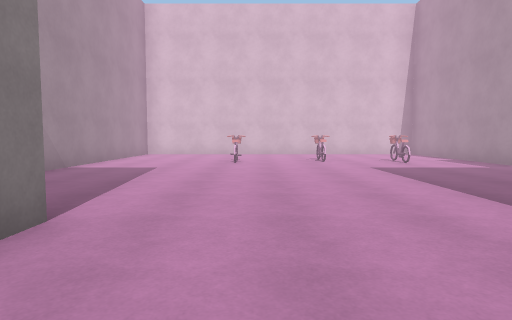
View 1 (above)

20 first-person views from a walk through a 3-D level made in the Unity game engine. The camera is 1.2 m above the floor, tilts 4° down and sees 75° across. The floor is counted in squares, 2 m on a side. Each view is taken from the middle of a square. On the plan, view 1 faces up. The plan holds only what a view shows up to about 10 squares ahead; the rest is blank. The place goes on beyond the plan. The player is left out. Some animated figures are not drawn. Some surface patterns are stand-ins.

View 2
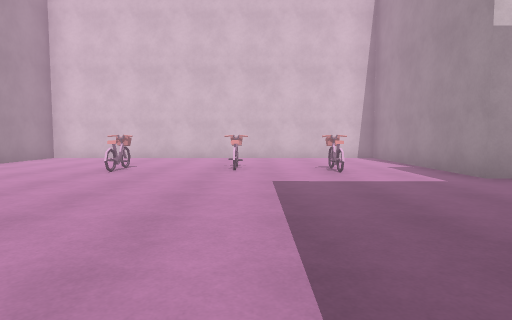

View 3
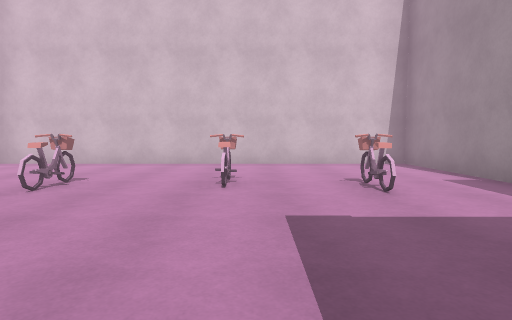

View 4
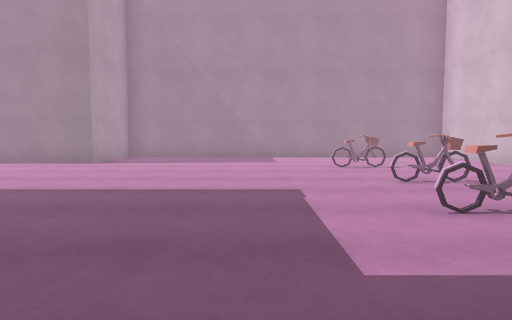

View 5
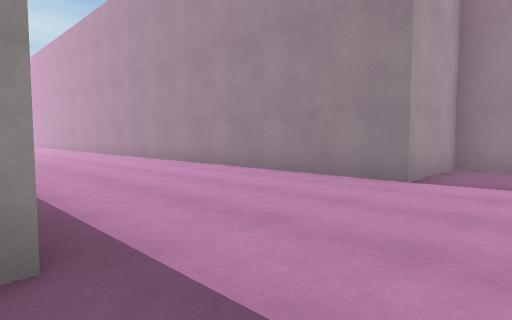

View 6
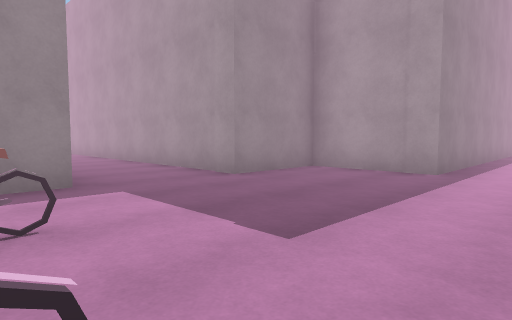

View 7
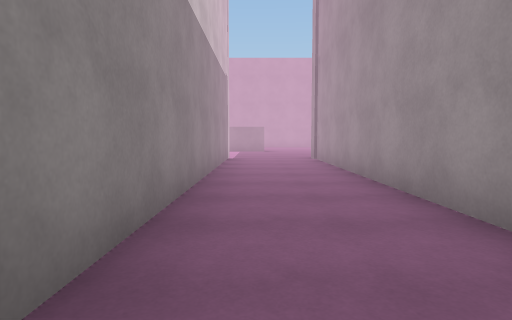

View 8
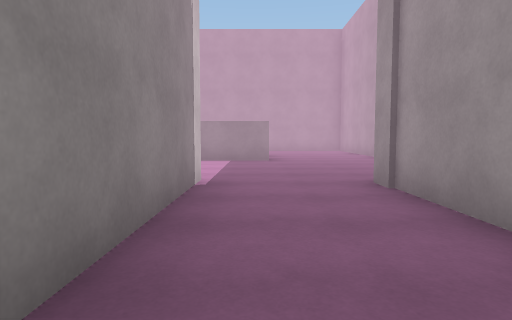

View 9
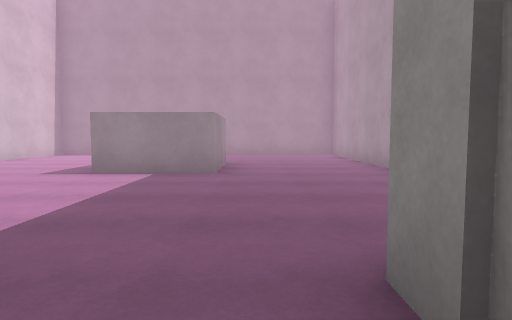

View 10
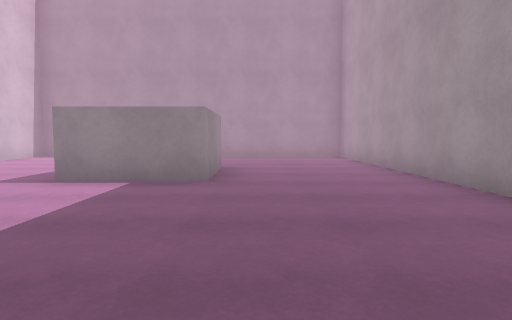

View 11
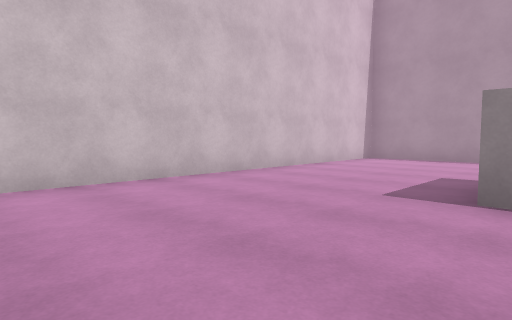

View 12
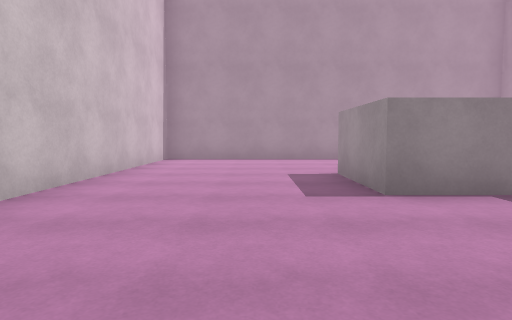

View 13
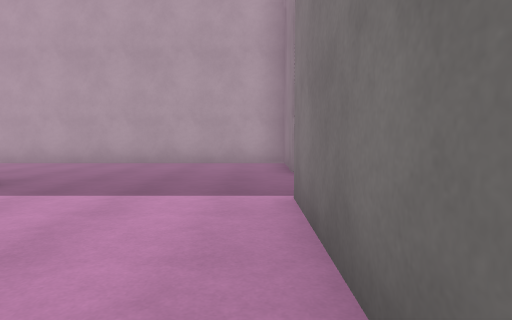

View 14
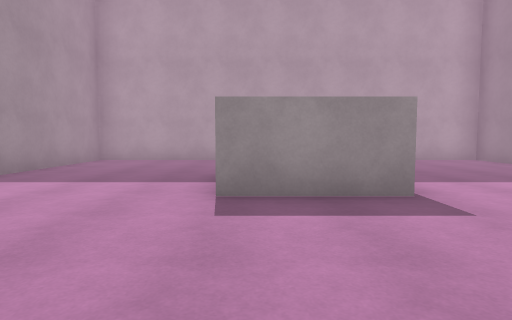

View 15
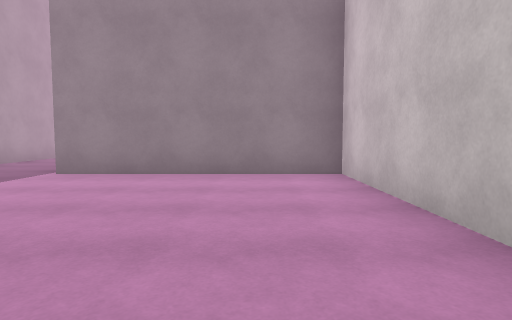

View 16
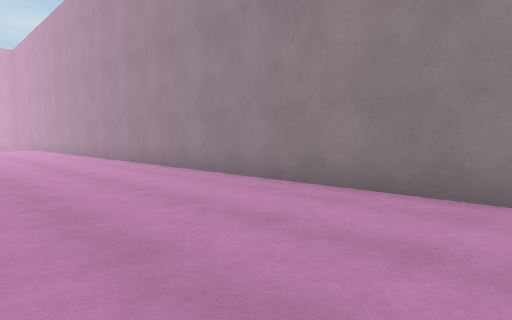

View 17
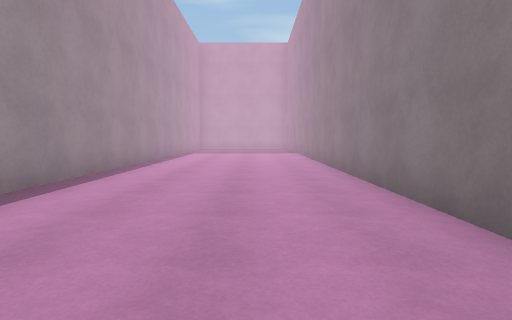

View 18
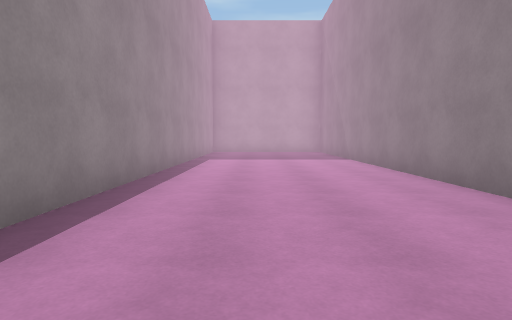

View 19
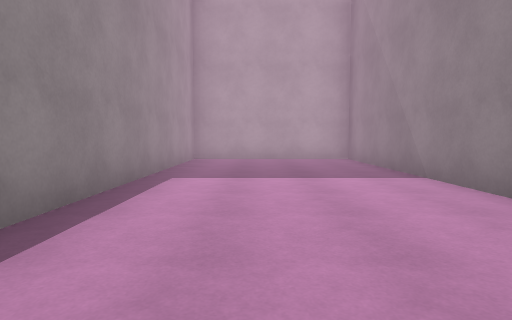

View 20
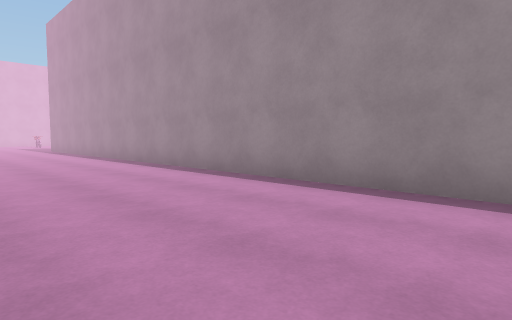

### Floor plan
Points are (right, up) in squares from view 1. A wall is a line through its corners. A room is listed if a view was taken in it or the views show most of it. See-through windows are left out.
Room 1 (views 1, 2, 3, 5, 6, 16, 17, 18, 19, 20)
walls: (5.3, 6.8) (5.3, 11.4) (-3.7, 11.4) (-3.7, 2.5) (-1.5, 2.5) (-1.5, -22) (2.7, -22) (2.7, 2.5) (5, 2.5) (5, 4.4)
ways out: opening at (4.5, 5.5) to room 2
objects: bike (0, 8); bike (2, 8); bike (3, 8)
Room 2 (views 4, 7, 8, 9, 10, 11, 12, 13, 14, 15)
walls: (21.5, 5.7) (19.4, 5.7) (19.4, 7.7) (21.5, 7.7); (5, 4.4) (15.4, 4.4) (15.4, 2.5) (25, 2.5) (25, 11.4) (15.6, 11.4) (15.6, 6.8) (5.3, 6.8)
ways out: opening at (4.5, 5.5) to room 1

Positions as (right, up) in squares from view 1, and headings:
1: (0, 0), facing up
2: (2, 2), facing up
3: (2, 4), facing up
4: (6, 6), facing left
5: (3, 4), facing down-left
6: (1, 8), facing down-right
7: (6, 6), facing right
8: (11, 6), facing right
9: (14, 5), facing right
10: (15, 5), facing right
11: (16, 7), facing up-right
12: (16, 9), facing right
13: (16, 10), facing down
14: (21, 11), facing down
15: (21, 10), facing left
16: (2, -1), facing down-left
17: (0, -6), facing down
18: (1, -9), facing down
19: (1, -13), facing down
20: (-1, -13), facing up-right
